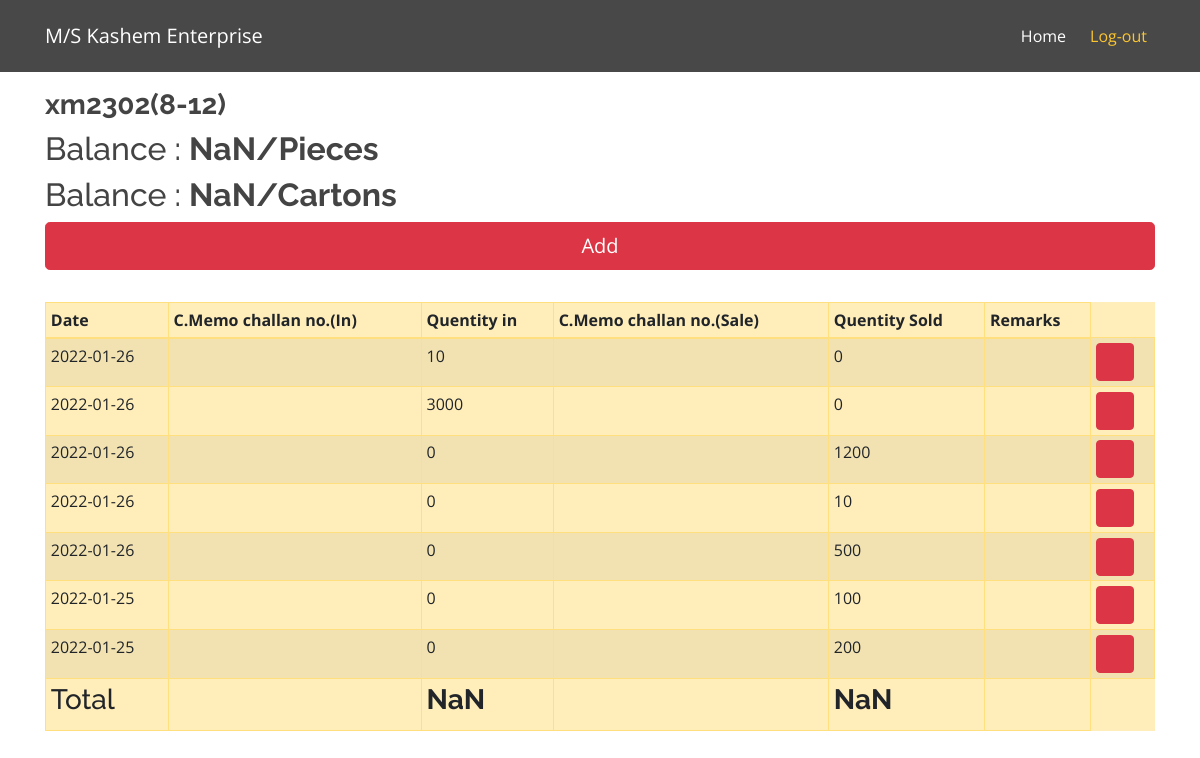
The page /product_detail.php?id=28 (signed in) on the database its author committed.
### tables this page shows
CREATE TABLE `stock_product` (
  `product_name` text NOT NULL,
  `category_id` int(100) NOT NULL,
  `id` int(11) NOT NULL,
  `cp` int(11) NOT NULL
);

CREATE TABLE `product_details` (
  `date` date NOT NULL,
  `product_id` varchar(100) NOT NULL,
  `m_in` text NOT NULL,
  `q_in` varchar(1000) NOT NULL,
  `m_out` text NOT NULL,
  `q_out` varchar(1000) NOT NULL,
  `remarks` text NOT NULL,
  `id` int(100) NOT NULL,
  `product_name` text NOT NULL
);

### models/product_details.php (the view, shortened to what this page needs)
<?php
    class product_details{
        public function __construct() {
            $this->connection = mysqli_connect("localhost", "root", "", "stock")
                or die("Database Connectin Failed");
        }
        public function table_display($id){
            if($this->connection){
                $conn = $this->connection->prepare("SELECT * FROM product_details WHERE product_id = ? ORDER BY id DESC" );
                $conn->bind_param("i", $id);
                if($conn->execute()){
                    $result = $conn->get_result();
                    while($row = $result->fetch_assoc()){
                        $date = $row['date'];
                        $m_in = $row['m_in'];
                        $q_in = $row['q_in'];
                        $m_out = $row['m_out'];
                        $q_out = $row['q_out'];
                        $remarks = $row['remarks'];
                        $id = $row['id'];
                        if($q_in == ''){
                           $q_in = 0;
                        }
                        if($q_out == ''){
                           $q_out = 0;
                        }
                        echo"
                    <tr>
                        <td>$date</td>
                        <td>$m_in</td>
                        <td class='quantity_in'>$q_in</td>
                        <td>$m_out</td>
                        <td class='quantity_out' >$q_out</td>
                        <td>$remarks</td>
                        <td>
                          <button type='button' class='btn btn-danger'><a href='controllers/product_details.php?delete_id={$id}'><i class='icofont-ui-delete'></i></button>
                        </td>
                    </tr>
                        ";
                    }
                }else{
                    echo "Operation Failed";
                }
            }else{
                echo"Connection not available";
            }
        }
    }
    ?>

### models/product.php (shortened to what this page needs)
<?php
    class stock_product{
        public function __construct() {
            $this->connection = mysqli_connect("localhost", "root", "", "stock")
                or die("Database Connectin Failed");
        }
        public function product_name($id){
            if($this->connection){
                $conn = $this->connection->prepare("SELECT * FROM stock_product WHERE id = ?");
                $conn->bind_param("i", $id);
                if($conn->execute()){
                    $result = $conn->get_result();
                    while($row = $result->fetch_assoc()){
                        $product_name = $row['product_name'];
                        echo"
                        $product_name
                        ";
                    }
                }else{
                    echo "Operation Failed";
                }
            }else{
                echo"Connection not available";
            }
        }
    }
?>

### assets/css/style.css (style rules this page uses)
body { font-family: "Open Sans", sans-serif; color: #444444; }
a { text-decoration: none; color: aliceblue; }

### rows shown on the page
stock_product: product_name "xm2302(8-12)"
product_details: date "2022-01-26", q_in "10", q_out "0"
product_details: date "2022-01-26", q_in "3000", q_out "0"
product_details: date "2022-01-26", q_in "0", q_out "1200"
product_details: date "2022-01-26", q_in "0", q_out "10"
product_details: date "2022-01-26", q_in "0", q_out "500"
product_details: date "2022-01-25", q_in "0", q_out "100"
product_details: date "2022-01-25", q_in "0", q_out "200"
